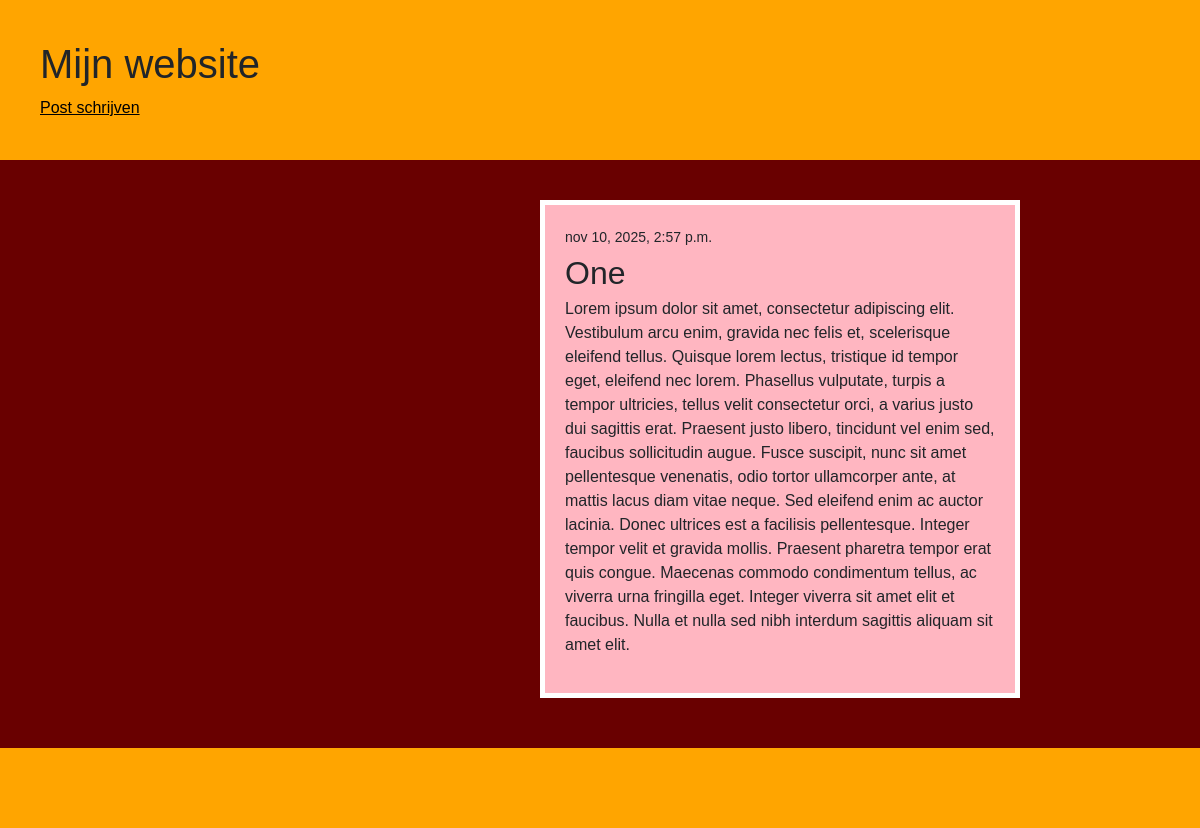
The app's page /post/1/ with its own data.
### blog/models.py (models this page shows, shortened)
class Post(models.Model):
    author = models.ForeignKey(
        settings.AUTH_USER_MODEL,
        on_delete=models.CASCADE
    )
    title = models.CharField(max_length=200)
    text = models.TextField()
    created_date = models.DateTimeField(default=timezone.now)
    published_date = models.DateTimeField(blank=True, null=True)

### blog/views.py (the view)
# urls.py: path('post/<int:pk>/', views.post_detail, name='post_inhoud'),
def post_detail(request, pk):
    post = get_object_or_404(Post, pk=pk)
    return render(request, 'blog/post_inhoud.html', {'post': post})

### blog/templates/blog/post_inhoud.html
{% extends 'blog/base.html' %}
{% block inhoud %}
<article class="post">
    {% if post.published_date %}
    <time class="date">
        {{ post.published_date }}
    </time>
    {% endif %}
    <h2>{{ post.title }}</h2>
    <p>{{ post.text|linebreaksbr }}</p>
</article>
{% endblock %}

### blog/static/css/stijl.css (style rules this page uses)
body { background-color: #690000; margin: 0; padding: 0; font-family: Arial, sans-serif; }
.post { padding: 20px; margin-bottom: 50px; border: 5px solid white; }
.post h2 { margin: 5px 0; }
.date { font-size: 14px; }

### records on screen
Post: published_date "nov 10, 2025, 2:57 p.m.", title "One", text "Lorem ipsum dolor sit amet, consectetur adipiscing elit. Vestibulum arcu enim, gravida nec felis et, scelerisque eleifend tellus. Quisque lorem lectus, tristique id tempor eget, eleifend nec lorem. Phasellus vulputate, turpis a tempor ultricies, tellus velit consectetur orci, a varius justo dui sagittis erat. Praesent justo libero, tincidunt vel enim sed, faucibus sollicitudin augue. Fusce suscipit, nunc sit amet pellentesque venenatis, odio tortor ullamcorper ante, at mattis lacus diam vitae neque. Sed eleifend enim ac auctor lacinia. Donec ultrices est a facilisis pellentesque. Integer tempor velit et gravida mollis. Praesent pharetra tempor erat quis congue. Maecenas commodo condimentum…"
